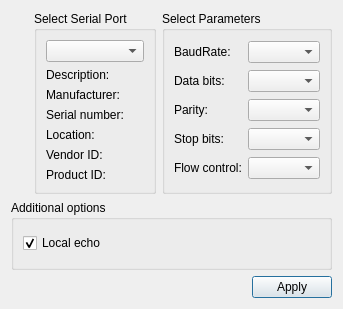
<?xml version="1.0" encoding="UTF-8"?>
<ui version="4.0">
 <class>SettingsDialog</class>
 <widget class="QDialog" name="SettingsDialog">
  <property name="geometry">
   <rect>
    <x>0</x>
    <y>0</y>
    <width>343</width>
    <height>309</height>
   </rect>
  </property>
  <property name="windowTitle">
   <string>Settings</string>
  </property>
  <layout class="QGridLayout" name="gridLayout_3">
   <item row="2" column="0" colspan="3">
    <layout class="QHBoxLayout" name="horizontalLayout">
     <item>
      <spacer name="horizontalSpacer">
       <property name="orientation">
        <enum>Qt::Horizontal</enum>
       </property>
       <property name="sizeHint" stdset="0">
        <size>
         <width>96</width>
         <height>20</height>
        </size>
       </property>
      </spacer>
     </item>
     <item>
      <widget class="QPushButton" name="applyButton">
       <property name="text">
        <string>Apply</string>
       </property>
      </widget>
     </item>
    </layout>
   </item>
   <item row="1" column="0" colspan="3">
    <widget class="QGroupBox" name="additionalOptionsGroupBox">
     <property name="title">
      <string>Additional options</string>
     </property>
     <layout class="QVBoxLayout" name="verticalLayout">
      <item>
       <widget class="QCheckBox" name="localEchoCheckBox">
        <property name="text">
         <string>Local echo</string>
        </property>
        <property name="checked">
         <bool>true</bool>
        </property>
       </widget>
      </item>
     </layout>
    </widget>
   </item>
   <item row="0" column="2">
    <widget class="QGroupBox" name="parametersBox">
     <property name="title">
      <string>Select Parameters</string>
     </property>
     <layout class="QGridLayout" name="gridLayout_2">
      <item row="0" column="0">
       <widget class="QLabel" name="baudRateLabel">
        <property name="text">
         <string>BaudRate:</string>
        </property>
       </widget>
      </item>
      <item row="0" column="1">
       <widget class="QComboBox" name="baudRateBox"/>
      </item>
      <item row="1" column="0">
       <widget class="QLabel" name="dataBitsLabel">
        <property name="text">
         <string>Data bits:</string>
        </property>
       </widget>
      </item>
      <item row="1" column="1">
       <widget class="QComboBox" name="dataBitsBox"/>
      </item>
      <item row="2" column="0">
       <widget class="QLabel" name="parityLabel">
        <property name="text">
         <string>Parity:</string>
        </property>
       </widget>
      </item>
      <item row="2" column="1">
       <widget class="QComboBox" name="parityBox"/>
      </item>
      <item row="3" column="0">
       <widget class="QLabel" name="stopBitsLabel">
        <property name="text">
         <string>Stop bits:</string>
        </property>
       </widget>
      </item>
      <item row="3" column="1">
       <widget class="QComboBox" name="stopBitsBox"/>
      </item>
      <item row="4" column="0">
       <widget class="QLabel" name="flowControlLabel">
        <property name="text">
         <string>Flow control:</string>
        </property>
       </widget>
      </item>
      <item row="4" column="1">
       <widget class="QComboBox" name="flowControlBox"/>
      </item>
     </layout>
    </widget>
   </item>
   <item row="0" column="1">
    <widget class="QGroupBox" name="selectBox">
     <property name="title">
      <string>Select Serial Port</string>
     </property>
     <layout class="QGridLayout" name="gridLayout">
      <item row="0" column="0">
       <widget class="QComboBox" name="serialPortInfoListBox"/>
      </item>
      <item row="1" column="0">
       <widget class="QLabel" name="descriptionLabel">
        <property name="text">
         <string>Description:</string>
        </property>
       </widget>
      </item>
      <item row="2" column="0">
       <widget class="QLabel" name="manufacturerLabel">
        <property name="text">
         <string>Manufacturer:</string>
        </property>
       </widget>
      </item>
      <item row="3" column="0">
       <widget class="QLabel" name="serialNumberLabel">
        <property name="text">
         <string>Serial number:</string>
        </property>
       </widget>
      </item>
      <item row="4" column="0">
       <widget class="QLabel" name="locationLabel">
        <property name="text">
         <string>Location:</string>
        </property>
       </widget>
      </item>
      <item row="5" column="0">
       <widget class="QLabel" name="vidLabel">
        <property name="text">
         <string>Vendor ID:</string>
        </property>
       </widget>
      </item>
      <item row="6" column="0">
       <widget class="QLabel" name="pidLabel">
        <property name="text">
         <string>Product ID:</string>
        </property>
       </widget>
      </item>
     </layout>
    </widget>
   </item>
  </layout>
 </widget>
 <resources/>
 <connections/>
</ui>
